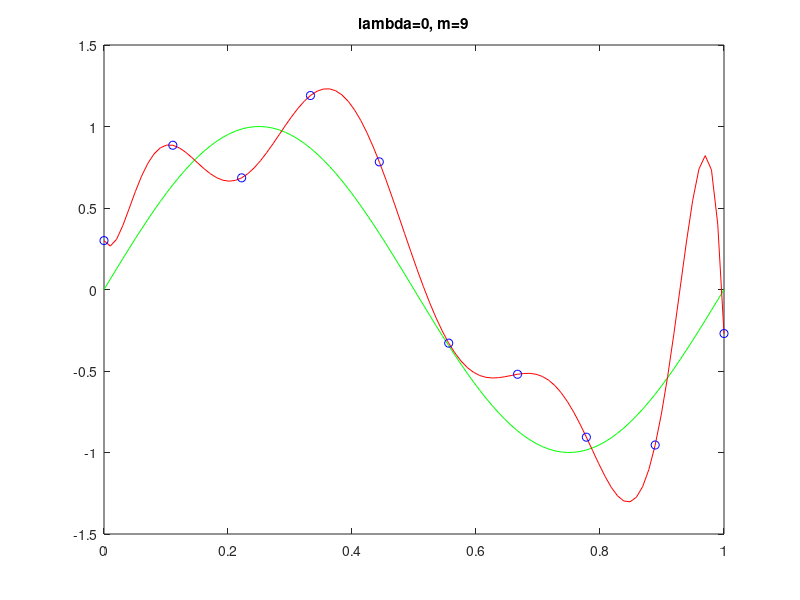
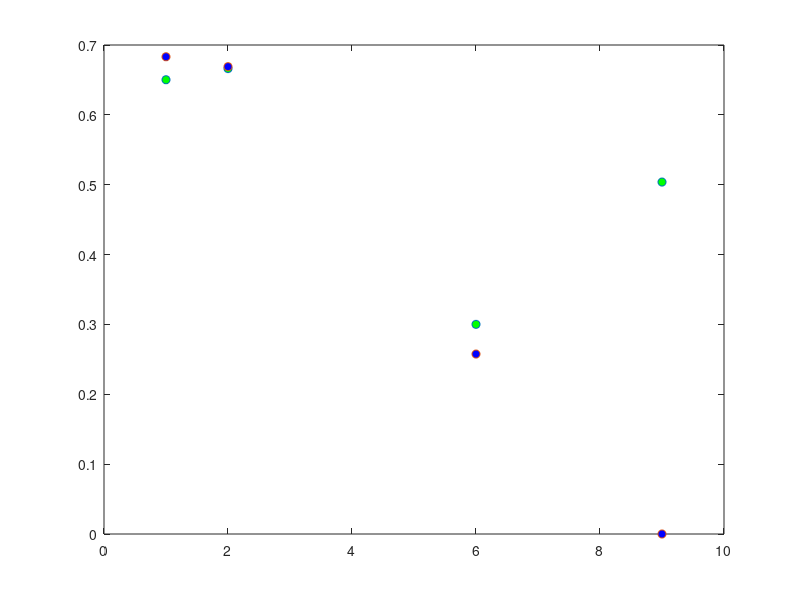

Here is the MATLAB script that generated these plots, in order:
clc;
clear;
close all hidden;

% ********* solution for (b) ****************
load data10.txt;
load data15.txt;
load data100.txt;
m=[1,2,6,9];

% change data set here 
data=data10;
% define lambda here
lambda=0;
% choose fitting model parameter m here
m_choose=m(4);

x=data(:,1);
y=data(:,2);
size_data=size(data,1);

A=zeros(size_data,m_choose+1);
x_test=zeros(100,m_choose+1);

for i=1:m_choose+1
    A(:,i)=x.^(m_choose+1-i);
end

Ainner = A'*A;
k = size(Ainner,1);

format bank;
c_conv = inv(Ainner+lambda*eye(k,k))*A'*y;
c_conv

X=linspace(0,1,100)';
for i=1:m_choose+1
    x_test(:,i)=X.^(m_choose+1-i);
end
y_conv=x_test*c_conv;
y_true=sin(2*pi*X);


plot(X,y_true,'g');
hold on;
plot(X,y_conv,'r');
hold on;
plot(x,y,'ob');
title(['lambda=',num2str(lambda), ...
    ', m=',num2str(m_choose)]);

% ********* solution for (d) ****************
format short;
err=y_conv-y_true;
err_fun=err'*err;
N=size(y_true,1);
truth_RMS=sqrt(2.0*err_fun/N)

x_pick=zeros(size_data,m_choose+1);
for i=1:m_choose+1
    x_pick(:,i)=x.^(m_choose+1-i);
end
y_pick=x_pick*c_conv;
err1=y_pick-y;
err1_fun=err1'*err1;
data_RMS=sqrt(2.0*err1_fun/size_data)

figure;
RMS_i=[0.6503 0.6662 0.3001 0.5038];
RMS_ii=[0.6832 0.6690 0.2576 0.0000];
plot(m,RMS_i,'o','MarkerFaceColor','g');
hold on;
plot(m,RMS_ii,'o','MarkerFaceColor','b');






